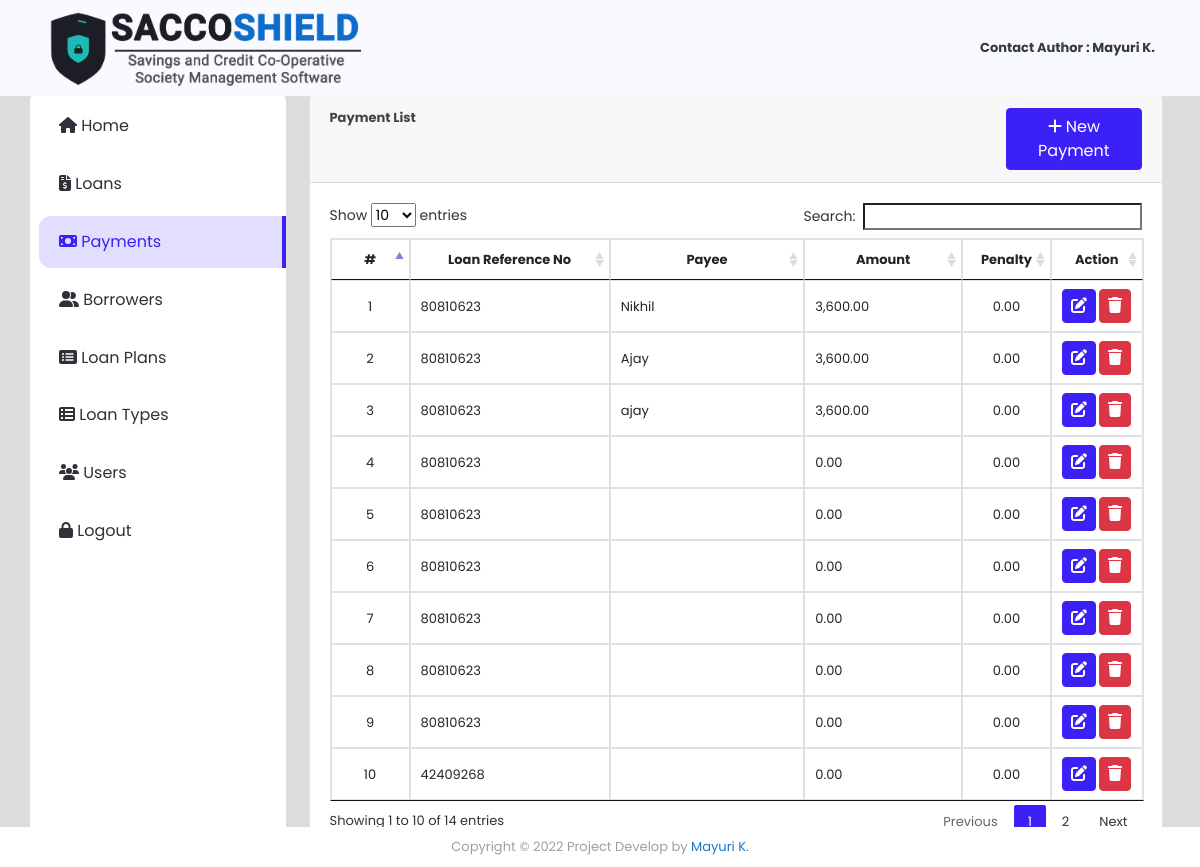
Screenshot of /sacco_shield/index.php?page=payments (signed in) with the database file from the repository.
### tables this page shows
CREATE TABLE `payments` (
  `id` int(30) NOT NULL,
  `loan_id` int(30) NOT NULL,
  `payee` text NOT NULL,
  `amount` float NOT NULL DEFAULT '0',
  `penalty_amount` float NOT NULL DEFAULT '0',
  `overdue` tinyint(1) NOT NULL DEFAULT '0' COMMENT '0=no , 1 = yes',
  `date_created` datetime NOT NULL DEFAULT CURRENT_TIMESTAMP
);

CREATE TABLE `loan_list` (
  `id` int(30) NOT NULL,
  `ref_no` varchar(50) NOT NULL,
  `loan_type_id` int(30) NOT NULL,
  `borrower_id` int(30) NOT NULL,
  `purpose` text NOT NULL,
  `amount` double NOT NULL,
  `plan_id` int(30) NOT NULL,
  `status` tinyint(1) NOT NULL DEFAULT '0' COMMENT '0= request, 1= confrimed,2=released,3=complteted,4=denied\r\n',
  `date_released` datetime NOT NULL,
  `date_created` datetime NOT NULL DEFAULT CURRENT_TIMESTAMP ON UPDATE CURRENT_TIMESTAMP
);

### sacco_shield/payments.php (the view, shortened to what this page needs)
<?php include 'db_connect.php' ?>
<div class="container-fluid">
	<div class="col-lg-12">
		<div class="card">
			<div class="card-header">
				<large class="card-title">
					<b>Payment List</b>
					<button class="btn btn-primary  col-md-2 float-right" type="button" id="new_payments"><i class="fa fa-plus"></i> New Payment</button>
				</large>
			</div>
			<div class="card-body">
				<table class="table table-bordered" id="loan-list">
					<colgroup>
						<col width="10%">
						<col width="25%">
						<col width="25%">
						<col width="20%">
						<col width="10%">
						<col width="10%">
					</colgroup>
					<thead>
						<tr>
							<th class="text-center">#</th>
							<th class="text-center">Loan Reference No</th>
							<th class="text-center">Payee</th>
							<th class="text-center">Amount</th>
							<th class="text-center">Penalty</th>
							<th class="text-center">Action</th>
						</tr>
					</thead>
					<tbody>
						<?php
							$i=1;
							$qry = $conn->query("SELECT p.*,l.ref_no,concat(b.lastname,', ',b.firstname,' ',b.middlename)as name, b.contact_no, b.address from payments p inner join loan_list l on l.id = p.loan_id inner join borrowers b on b.id = l.borrower_id  order by p.id asc");
							while($row = $qry->fetch_assoc()):
						 ?>
						 <tr>
						 	<td class="text-center"><?php echo $i++ ?></td>
						 	<td>
						 		<?php echo $row['ref_no'] ?>
						 	</td>
						 	<td>
						 		<?php echo $row['payee'] ?>
						 	</td>
						 	<td>
						 		<?php echo number_format($row['amount'],2) ?>
						 	</td>
						 	<td class="text-center">
						 		<?php echo number_format($row['penalty_amount'],2) ?>
						 	</td>
						 	<td class="text-center">
						 			<button class="btn btn-primary edit_payment" type="button" data-id="<?php echo $row['id'] ?>"><i class="fa fa-edit"></i></button>
						 			<button class="btn btn-danger delete_payment" type="button" data-id="<?php echo $row['id'] ?>"><i class="fa fa-trash"></i></button>
						 	</td>
						 </tr>
						<?php endwhile; ?>
					</tbody>
				</table>
			</div>
		</div>
	</div>
</div>

### sacco_shield/assets/css/style.css (style rules this page uses)
body { font-family: "Poppins", sans-serif; color: #444444; width: 100%; height: calc(100%); font-size: .813rem; background-color: #f9fafe; }
.btn-primary { color: #fff; background-color: #3c21f7; border-color: #3c21f7; }
.btn.edit_course, .btn.delete_course, .btn.view_payment, .btn.edit_fees, .btn.delete_fees, .btn.edit_student, .btn.delete_student, .btn.edit_payment, .btn.delete_payment, .btn.delete_loan, .btn.edit_loan, .btn.delete_plan, .btn.edit_plan, .btn.delete_borrower, .btn.edit_borrower, .btn.edit_ltype, .btn.delete_ltype { padding: 4px 8px; }
.table-bordered td, .table-bordered th { white-space: nowrap; }

### sacco_shield/index.php (style rules this page uses)
body { background: #80808045; }

### sacco_shield/payments.php (style rules this page uses)
td { vertical-align: middle !important; }

### rows the page displays
payments: loan_list.ref_no "80810623", payee "Nikhil", amount "3,600.00", penalty_amount "0.00"
payments: loan_list.ref_no "80810623", payee "Ajay", amount "3,600.00", penalty_amount "0.00"
payments: loan_list.ref_no "80810623", payee "ajay", amount "3,600.00", penalty_amount "0.00"
payments: loan_list.ref_no "80810623", amount "0.00", penalty_amount "0.00"
payments: loan_list.ref_no "80810623", amount "0.00", penalty_amount "0.00"
payments: loan_list.ref_no "80810623", amount "0.00", penalty_amount "0.00"
payments: loan_list.ref_no "80810623", amount "0.00", penalty_amount "0.00"
payments: loan_list.ref_no "80810623", amount "0.00", penalty_amount "0.00"
payments: loan_list.ref_no "80810623", amount "0.00", penalty_amount "0.00"
payments: loan_list.ref_no "42409268", amount "0.00", penalty_amount "0.00"
